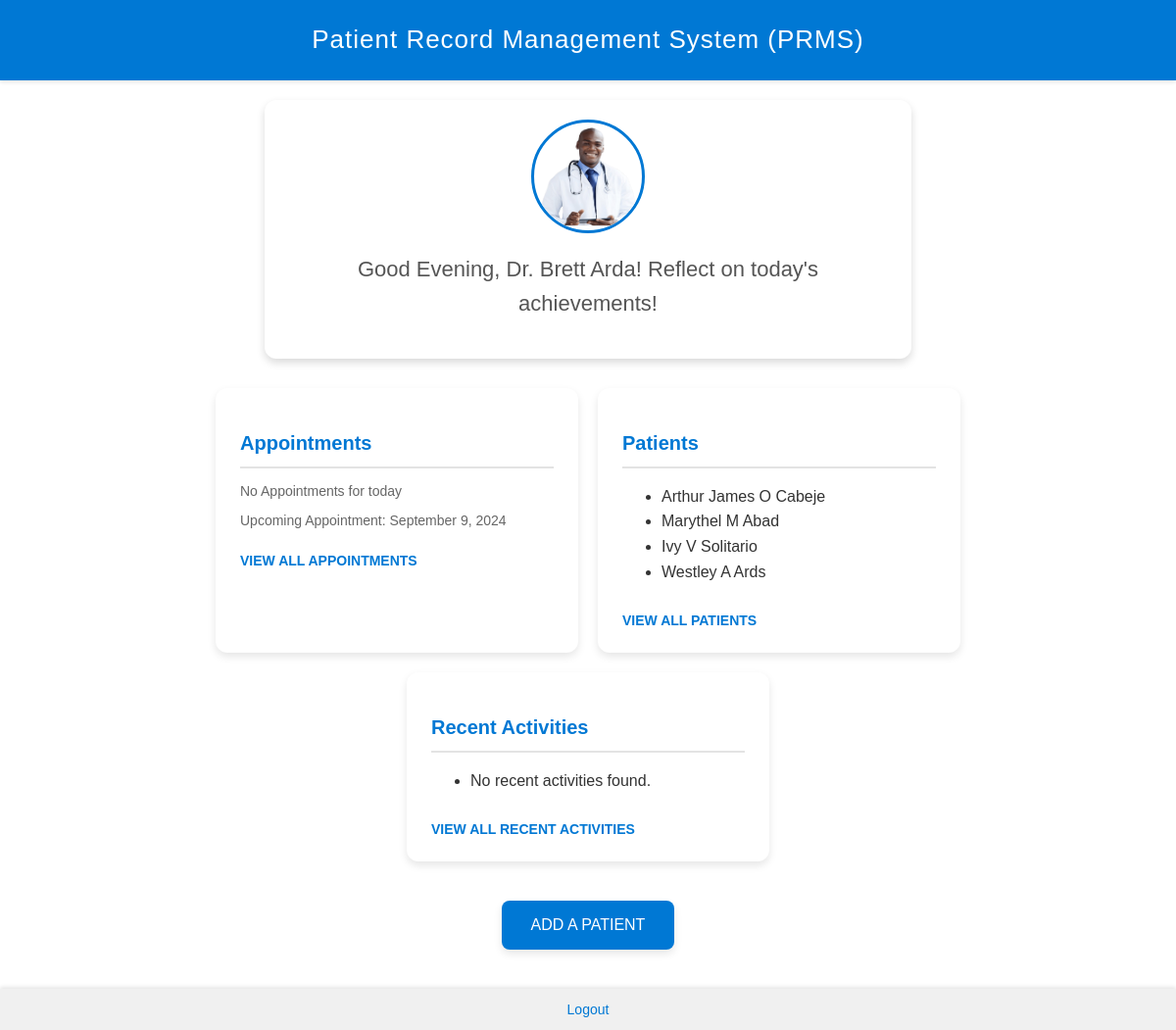
/home/ (signed in), run on the app's committed database.
### doctor/models.py (models this page shows, shortened)
class Doctor(models.Model):
    username = models.CharField(max_length=100, unique=True)
    password = models.CharField(max_length=100)
    email = models.EmailField(unique=True)
    first_name = models.CharField(max_length=50)
    middle_name = models.CharField(max_length=50, blank=True, null=True)
    last_name = models.CharField(max_length=50)
    birthday = models.DateField(null=True, blank=True)
    gender = models.CharField(max_length=10, null=True, blank=True)
    specialization = models.CharField(max_length=100)
    hospital_assigned = models.CharField(max_length=255, blank=True, default="")

class Patient(models.Model):
    SEX_CHOICES = [
        ('', 'Select Sex'),  # This will show as the default option
        ('Male', 'Male'),
        ('Female', 'Female'),
    ]
    doctor = models.ForeignKey(Doctor, on_delete=models.CASCADE, related_name='patients')
    first_name = models.CharField(max_length=50)
    middle_name = models.CharField(max_length=50)
    last_name = models.CharField(max_length=50)
    age = models.IntegerField()
    sex = models.CharField(max_length=6, choices=SEX_CHOICES, blank=False)
    phone_number = models.CharField(max_length=255, blank=True, default="Not provided")
    medical_history = models.TextField()
    created_at = models.DateTimeField(default=timezone.now)

### doctor/views.py (the view)
# urls.py: path('home/', views.doctor_home_view, name='home'),
def doctor_home_view(request):
    doctor_id = doctor_logged_in(request)
    doctor = get_object_or_404(Doctor, id=doctor_id)
    patients = doctor.patients.all()
    activities = doctor.activities.order_by('-timestamp')[:3]  # Fetch the latest 3 activities
    return render(request, 'home.html', {'doctor': doctor, 'patients': patients, 'activities': activities})

### doctor/views.py (called while the page is built)
def doctor_logged_in(request):
    doctor_id = request.session.get('doctor_id')
    if not doctor_id:
        return redirect('login')
    return doctor_id

### doctor/templates/home.html (shortened to what this page needs)
{% load static %}
<!DOCTYPE html>
<html lang="en">
<head>
    <link rel="stylesheet" href="{% static 'home.css' %}">
</head>
<body>
    <header>
        <h1>Patient Record Management System (PRMS)</h1>
    </header>
    {% block profile %}
    <section class="profile-section">
        <img src="{% static 'images/profile-placeholder.png' %}" alt="Profile Picture" onclick="window.location.href='http://127.0.0.1:8000/profile/';" class="profile-picture">
        {% now "H" as current_time %}
        {% if current_time|add:"0"|floatformat:0 < 12 %}
            <h2>Good Morning, Dr. {{ doctor.first_name }} {{ doctor.last_name }}! Ready to make a difference today?</h2>
        {% elif current_time|add:"0"|floatformat:0 < 18 %}
            <h2>Good Afternoon, Dr. {{ doctor.first_name }} {{ doctor.last_name }}! Let's continue to provide excellent care!</h2>
        {% else %}
            <h2>Good Evening, Dr. {{ doctor.first_name }} {{ doctor.last_name }}! Reflect on today's achievements!</h2>
        {% endif %}
    </section>
    {% endblock %}
    <main class="content-container">
        {% block content %}
        <article class="card appointments-card">
            <h3>Appointments</h3>
            <p>No Appointments for today</p>
            <p>Upcoming Appointment: September 9, 2024</p>
            <a href="{% url 'appointments' %}" class="view-link">VIEW ALL APPOINTMENTS</a>
        </article>
        <article class="card patients-card">
            <h3>Patients</h3>
            <ul>
                {% for patient in patients|slice:":4" %}
                    <li>{{ patient.first_name }} {{ patient.middle_name }} {{ patient.last_name }}</li>
                {% empty %}
                    <p>No Patients Found.</p>
                {% endfor %}
            </ul>
            <a href="{% url 'patients' %}" class="view-link">VIEW ALL PATIENTS</a>
        </article>
        <article class="card activities-card">
            <h3>Recent Activities</h3>
            <ul>
                {% for activity in activities %}
                    <li>{{ activity.description }} <br><small>{{ activity.timestamp|date:"M d, Y H:i" }}</small></li>
                {% empty %}
                    <li>No recent activities found.</li>
                {% endfor %}
            </ul>
            <a href="{% url 'activities' %}" class="view-link">VIEW ALL RECENT ACTIVITIES</a>
        </article>
        {% endblock %}
    </main>
    {% block add_button %}
    <div class="add-button-container">
        <a href="{% url 'add_patient' %}" class="add-patient-btn">ADD A PATIENT</a>
    </div>
    {% endblock %}
    <footer>
        <a href="{% url 'logout' %}" class="logout-link">Logout</a>
    </footer>
</body>
</html>

### doctor/static/home.css (style rules this page uses)
body { font-family: 'Roboto', sans-serif; margin: 0; padding: 0; display: flex; flex-direction: column; align-items: center; background-color: #f4f9fc; color: #333; line-height: 1.6; }
header { width: 100%; padding: 20px 0; background-color: #0078d4; color: #ffffff; text-align: center; box-shadow: 0 2px 4px rgba(0, 0, 0, 0.1); }
header h1 { margin: 0; font-size: 26px; letter-spacing: 1px; font-weight: 500; }
.profile-section { text-align: center; margin-top: 20px; padding: 20px 30px; background-color: #ffffff; border-radius: 12px; box-shadow: 0 4px 8px rgba(0, 0, 0, 0.15); width: 90%; max-width: 600px; }
.profile-section img { border-radius: 50%; width: 110px; height: 110px; border: 3px solid #0078d4; cursor: pointer; transition: transform 0.2s ease-in-out; }
.profile-section h2 { margin-top: 12px; font-size: 22px; font-weight: 500; color: #555; }
.content-container { display: flex; justify-content: center; flex-wrap: wrap; width: 90%; max-width: 1200px; margin-top: 30px; gap: 20px; }
.card { background-color: #ffffff; padding: 20px 25px; border-radius: 12px; box-shadow: 0 4px 8px rgba(0, 0, 0, 0.1); width: 30%; max-width: 320px; text-align: left; transition: transform 0.2s ease-in-out; }
.card h3 { color: #0078d4; font-size: 20px; margin-bottom: 12px; border-bottom: 2px solid #e3e3e3; padding-bottom: 8px; }
.card p { font-size: 14px; color: #666; margin: 8px 0; }
.card a.view-link { display: inline-block; margin-top: 10px; color: #0078d4; font-weight: bold; text-decoration: none; font-size: 14px; }
.add-button-container { text-align: center; margin-top: 40px; }
.add-patient-btn { display: inline-block; padding: 12px 30px; background-color: #0078d4; color: #ffffff; border: none; border-radius: 8px; font-size: 16px; font-weight: 500; text-decoration: none; cursor: pointer; box-shadow: 0 4px 8px rgba(0, 0, 0, 0.1); transition: background-color 0.2s ease-in-out, transform 0.2s ease-in-out; }
footer { margin-top: 40px; padding: 10px 0; font-size: 14px; color: #666; text-align: center; width: 100%; background-color: #f0f0f0; box-shadow: 0 -2px 4px rgba(0, 0, 0, 0.1); }
footer a.logout-link { color: #0078d4; font-weight: 500; text-decoration: none; transition: color 0.2s ease-in-out; }

### data on the page
Doctor: first_name "Brett", last_name "Arda"
Patient: first_name "Arthur James", middle_name "O", last_name "Cabeje"
Patient: first_name "Marythel", middle_name "M", last_name "Abad"
Patient: first_name "Ivy", middle_name "V", last_name "Solitario"
Patient: first_name "Westley", middle_name "A", last_name "Ards"
